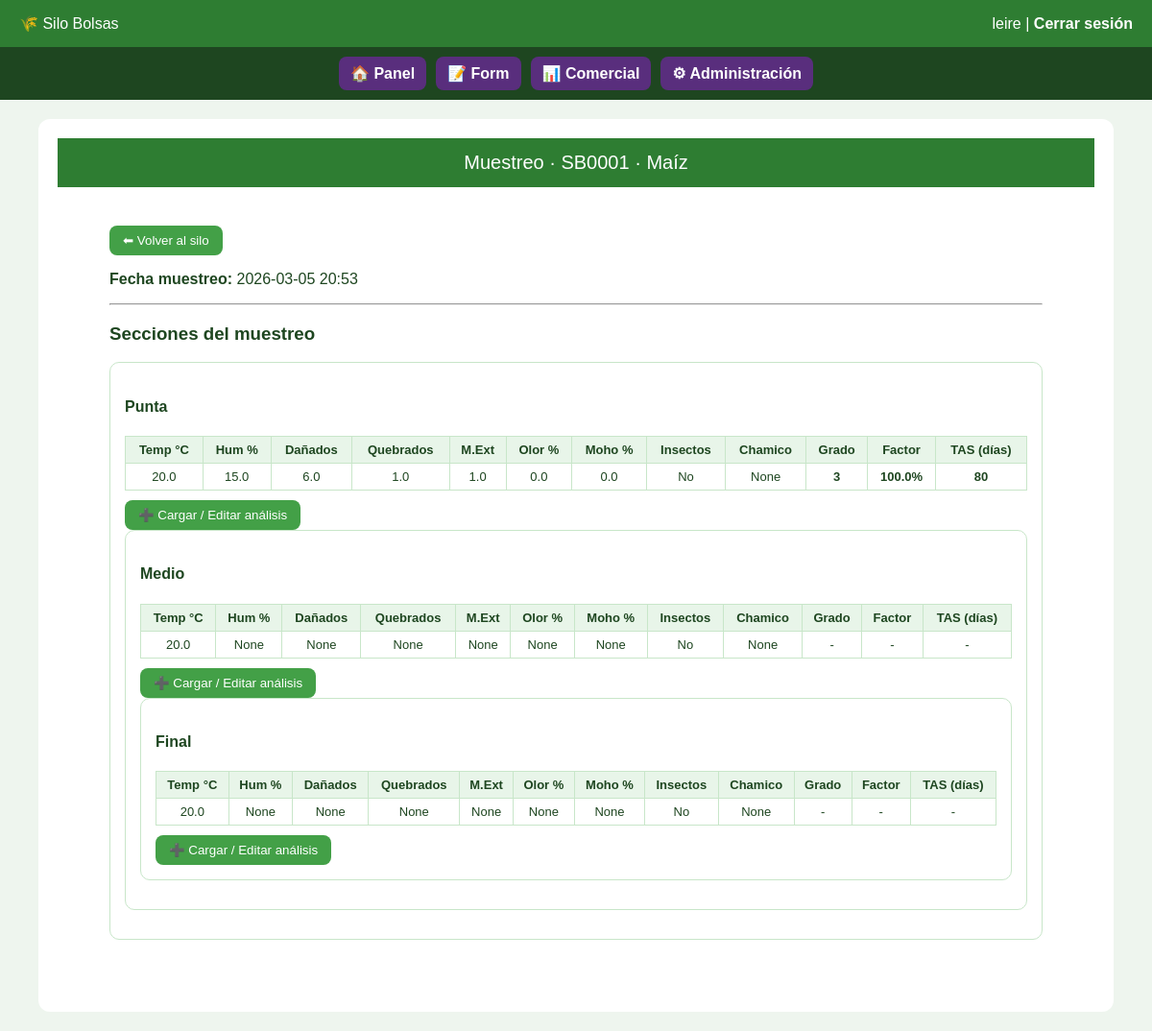
The app's page /muestreo/3 (signed in) with its own data.
### tables this page shows
CREATE TABLE usuarios (
            id INTEGER PRIMARY KEY AUTOINCREMENT,
            username TEXT UNIQUE NOT NULL,
            password TEXT NOT NULL,
            rol TEXT NOT NULL,
            empresa_id INTEGER,
            sucursal_id INTEGER,
            es_superadmin INTEGER DEFAULT 0,
            forzar_cambio_password INTEGER DEFAULT 0,
            FOREIGN KEY (empresa_id) REFERENCES empresas(id),
            FOREIGN KEY (sucursal_id) REFERENCES sucursales(id)
        );

CREATE TABLE muestreos (
            id INTEGER PRIMARY KEY AUTOINCREMENT,
            numero_qr TEXT,
            empresa_id INTEGER NOT NULL,
            fecha_muestreo TEXT,
            FOREIGN KEY (empresa_id) REFERENCES empresas(id)
        );

CREATE TABLE silos (
            numero_qr TEXT NOT NULL,
            empresa_id INTEGER NOT NULL,
            sucursal_id INTEGER NOT NULL,
            cereal TEXT,
            estado_grano TEXT,
            estado_silo TEXT,
            metros INTEGER,
            lat REAL,
            lon REAL,
            fecha_confeccion TEXT,
            fecha_extraccion TEXT,
            PRIMARY KEY (numero_qr, empresa_id)
        );

CREATE TABLE analisis (
            id INTEGER PRIMARY KEY AUTOINCREMENT,
            id_muestreo INTEGER,
            empresa_id INTEGER NOT NULL,
            seccion TEXT,
            temperatura REAL,
            humedad REAL,
            ph REAL,
            danados REAL,
            quebrados REAL,
            materia_extrana REAL,
            olor REAL,
            moho REAL,
            insectos INTEGER,
            chamico REAL,
            granos_carbon REAL,
            panza_blanca REAL,
            granos_picados REAL,
            punta_sombreada REAL,
            revolcado_tierra REAL,
            punta_negra REAL,
            proteinas REAL,
            materia_grasa REAL,
            Acidez REAL,
            grado INTEGER,
            factor REAL,
            tas INTEGER,
            FOREIGN KEY (empresa_id) REFERENCES empresas(id)
        );

### panel/routes.py (the view)
@panel_bp.route("/muestreo/<int:id>")
@login_required
def ver_muestreo(id):
    if not tiene_permiso("panel"):
        return acceso_denegado("panel")
    conn = get_db()
    empresa_id = empresa_actual()
    muestreo = conn.execute("""
        SELECT m.*, s.numero_qr, s.cereal
        FROM muestreos m
        JOIN silos s
        ON s.numero_qr = m.numero_qr
        AND s.empresa_id = m.empresa_id
        WHERE m.id=? AND m.empresa_id=?
    """, (id, empresa_id)).fetchone()
    if not muestreo:
        conn.close()
        return "Muestreo no encontrado", 404
    analisis = conn.execute("""
        SELECT *
        FROM analisis
        WHERE id_muestreo=? AND empresa_id=?
        ORDER BY seccion
    """, (id, empresa_id)).fetchall()
    conn.close()
    return render_template(
        "muestreo.html",
        muestreo=muestreo,
        analisis=analisis,
        puede_laboratorio=tiene_permiso("laboratorio")
    )

### app.py (called while the page is built, shortened)
@app.context_processor
def inject_permisos():
    return dict(tiene_permiso=tiene_permiso)

@app.context_processor
def inject_empresa_contexto():
    empresa_nombre = None
    return dict(empresa_activa=empresa_nombre)

### auth/models.py (called while the page is built)
    @staticmethod
    def get(user_id):
        conn = get_db()
        row = conn.execute(
            "SELECT * FROM usuarios WHERE id=?",
            (user_id,)
        ).fetchone()
        conn.close()
        if row:
            return User(row)
        return None

### auth/routes.py (called while the page is built)
@login_manager.user_loader
def load_user(user_id):
    return User.get(user_id)

### db.py (called while the page is built)
def get_db():
    database_url = os.environ.get("DATABASE_URL")
    if database_url:
        conn = psycopg2.connect(
            database_url,
            cursor_factory=psycopg2.extras.RealDictCursor
        )
        return conn
    conn = sqlite3.connect(DB_NAME)
    conn.row_factory = sqlite3.Row
    return conn

### panel/routes.py (called while the page is built)
def empresa_actual():
    if current_user.es_superadmin:
        return session.get("empresa_contexto")
    return current_user.empresa_id

### templates/muestreo.html (shortened to what this page needs)
{% extends "base.html" %}
{% block contenido %}
<!DOCTYPE html>
<html lang="es">
<head>
</head>
<body>
<header>
Muestreo · {{ muestreo.numero_qr }} · {{ muestreo.cereal }}
</header>
<div class="container">
<button onclick="location.href='/silo/{{ muestreo.numero_qr }}'">⬅ Volver al silo</button>
<p><b>Fecha muestreo:</b> {{ muestreo.fecha_muestreo }}</p>
<hr>
<h3>Secciones del muestreo</h3>
{% for sec in ["punta","medio","final"] %}
{% set a = (analisis | selectattr("seccion","equalto",sec) | list | first) %}
<div class="section">
  <h4>{{ sec|capitalize }}</h4>
  {% if a %}
<table>
  <tr>
    <th>Temp °C</th>
    <th>Hum %</th>
    <th>Dañados</th>
    <th>Quebrados</th>
    <th>M.Ext</th>
    <th>Olor %</th>
    <th>Moho %</th>
    <th>Insectos</th>
    <th>Chamico</th>
    {% if muestreo.cereal in ("Maíz","Trigo","Sorgo") %}
      <th>Grado</th>
    {% endif %}
    <th>Factor</th>
    <th>TAS (días)</th>
  </tr>
  <tr>
    <td>{{ a.temperatura if a.temperatura is not none else "-" }}</td>
    <td>{{ a.humedad }}</td>
    <td>{{ a.danados }}</td>
    <td>{{ a.quebrados }}</td>
    <td>{{ a.materia_extrana }}</td>
    <td>{{ a.olor }}</td>
    <td>{{ a.moho }}</td>
    <td>{{ "Sí" if a.insectos else "No" }}</td>
    <td>{{ a.chamico }}</td>
    {% if muestreo.cereal in ("Maíz","Trigo","Sorgo") %}
      <td>
        {% if a.grado is not none %}
          <b>{{ a.grado }}</b>
        {% else %}
          -
        {% endif %}
      </td>
    {% endif %}
    <td>
      {% if a.factor is not none %}
        <b>{{ (a.factor * 100)|round(2) }}%</b>
      {% else %}
        -
      {% endif %}
    </td>
    <td>
      {% if a.tas is not none %}
        <b>{{ a.tas }}</b>
      {% else %}
        -
      {% endif %}
    </td>
  </tr>
</table>
{% else %}
<p><i>Sin análisis cargado</i></p>
{% endif %}
  {% if puede_laboratorio %}
<button onclick='abrirAnalisis(
  "{{ sec }}",
  {{ dict(a)|tojson if a else "null" }}
)'>
  ➕ Cargar / Editar análisis
</button>
{% else %}
<a href="{{ url_for('permissions.acceso', pantalla='laboratorio') }}"
   style="background:#888; display:inline-block; padding:8px 14px; border-radius:8px; color:white; text-decoration:none;">
    🔒 Cargar / Editar análisis
</a>
{% endif %}
{% endfor %}
</div>
</body>
</html>
{% endblock %}

### templates/base.html (shortened to what this page needs)
<!DOCTYPE html>
<html lang="es">
<head>
</head>
<body>
<div class="header">
  <div>
    🌾 Silo Bolsas
  </div>
  <div>
    {{ current_user.username }}
    |
    <a href="{{ url_for('auth.logout') }}">Cerrar sesión</a>
  </div>
</div>
{% if current_user.is_authenticated %}
<div class="nav-bar">
    {% if tiene_permiso("panel") %}
        <a href="{{ url_for('panel.panel') }}" class="nav-btn">
            🏠 Panel
        </a>
    {% else %}
        <a href="{{ url_for('panel.panel') }}" class="nav-btn locked">
            🔒 Panel
        </a>
    {% endif %}
    {% if tiene_permiso("form") %}
        <a href="{{ url_for('panel.form') }}" class="nav-btn">
            📝 Form
        </a>
    {% else %}
        <a href="{{ url_for('panel.form') }}" class="nav-btn locked">
            🔒 Form
        </a>
    {% endif %}
    {% if tiene_permiso("comercial") %}
        <a href="{{ url_for('comercial.comercial') }}" class="nav-btn">
            📊 Comercial
        </a>
    {% else %}
        <a href="{{ url_for('comercial.comercial') }}" class="nav-btn locked">
            🔒 Comercial
        </a>
    {% endif %}
    {% if current_user.es_superadmin or tiene_permiso("admin") %}
        <a href="{{ url_for('admin.admin_usuarios') }}" class="nav-btn admin">
            ⚙ Administración
        </a>
    {% else %}
        <a href="{{ url_for('admin.admin_usuarios') }}" class="nav-btn locked admin">
            🔒 Administración
        </a>
    {% endif %}
</div>
{% endif %}
<div class="container">
  {% block contenido %}{% endblock %}
</div>
</body>
</html>

### templates/base.html (style rules this page uses)
body { background:#e6f4ea; font-family:Arial, sans-serif; margin:0; padding:0; color:#1e4620; }
.header { background:#2e7d32; color:white; padding:15px 20px; display:flex; justify-content:space-between; align-items:center; }
.header a { color:white; text-decoration:none; font-weight:bold; }
.container { padding:25px; }
.nav-bar { background:#1e4620; padding:10px; display:flex; gap:10px; justify-content:center; flex-wrap:wrap; }
.nav-btn { background:#592e7d; color:white; padding:8px 14px; border-radius:8px; text-decoration:none; font-weight:bold; }
.nav-btn { padding: 8px 12px; border-radius: 8px; text-decoration: none; font-weight: bold; }

### templates/muestreo.html (style rules this page uses)
body { font-family:Arial; background:#eef5ee; margin:0 }
header { background:#2e7d32; color:white; padding:14px; font-size:20px; text-align:center }
.container { width:90%; margin:20px auto; background:white; padding:20px; border-radius:12px }
button { background:#43a047; color:white; border:none; border-radius:8px; padding:8px 14px; cursor:pointer }
.section { border:1px solid #c8e6c9; border-radius:10px; padding:15px; margin-bottom:15px }
table { width:100%; border-collapse:collapse; margin:10px 0 }
th,td { border:1px solid #c8e6c9; padding:6px; font-size:13px; text-align:center }
th { background:#e8f5e9 }

### records on screen
usuarios: username "leire"
muestreos: numero_qr "SB0001", fecha_muestreo "2026-03-05 20:53"
silos: cereal "Maíz"
analisis: seccion "Punta", temperatura "20.0", humedad "15.0", danados "6.0", quebrados "1.0", materia_extrana "1.0", olor "0.0", moho "0.0", insectos "No", chamico "None", grado "3", (a.factor*100)|round(2) "100.0", tas "80"
analisis: seccion "Medio", temperatura "20.0", humedad "None", danados "None", quebrados "None", materia_extrana "None", olor "None", moho "None", insectos "No", chamico "None"
analisis: seccion "Final", temperatura "20.0", humedad "None", danados "None", quebrados "None", materia_extrana "None", olor "None", moho "None", insectos "No", chamico "None"
